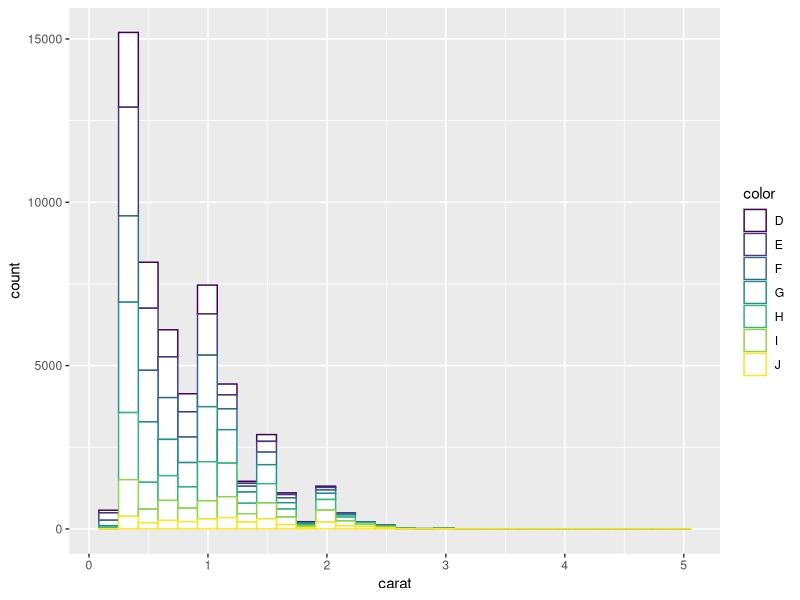
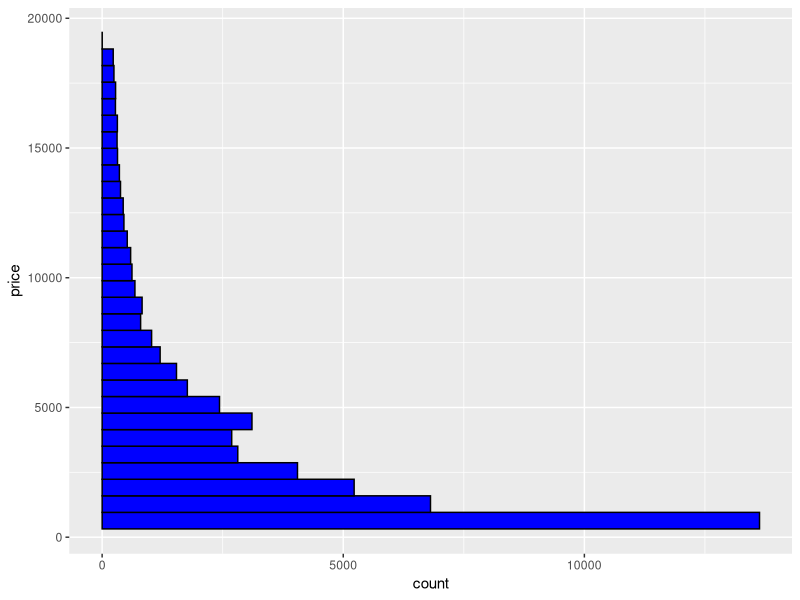

The R script that drew these images, in order:
library(ggplot2)
View(diamonds)

#histogram
ggplot(data=diamonds,aes(x=carat,col=color)) + geom_histogram(fill="white")
ggplot(data=diamonds,aes(y=price)) + geom_histogram(fill="blue",col="black")
